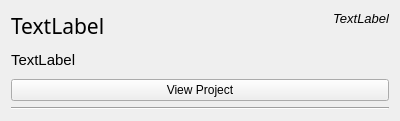
<?xml version="1.0" encoding="UTF-8"?>
<ui version="4.0">
 <class>ProjectCellWidget</class>
 <widget class="QWidget" name="ProjectCellWidget">
  <property name="geometry">
   <rect>
    <x>0</x>
    <y>0</y>
    <width>400</width>
    <height>121</height>
   </rect>
  </property>
  <property name="sizePolicy">
   <sizepolicy hsizetype="Preferred" vsizetype="Fixed">
    <horstretch>0</horstretch>
    <verstretch>0</verstretch>
   </sizepolicy>
  </property>
  <property name="windowTitle">
   <string>Form</string>
  </property>
  <layout class="QGridLayout" name="gridLayout">
   <item row="0" column="0">
    <layout class="QVBoxLayout" name="verticalLayout">
     <item>
      <layout class="QHBoxLayout" name="horizontalLayout">
       <item>
        <widget class="QLabel" name="lblTitle">
         <property name="font">
          <font>
           <family>Sans Serif</family>
           <pointsize>16</pointsize>
           <weight>50</weight>
           <bold>false</bold>
          </font>
         </property>
         <property name="text">
          <string>TextLabel</string>
         </property>
        </widget>
       </item>
       <item>
        <widget class="QLabel" name="lblNumRegistered">
         <property name="font">
          <font>
           <pointsize>10</pointsize>
           <italic>true</italic>
          </font>
         </property>
         <property name="text">
          <string>TextLabel</string>
         </property>
         <property name="alignment">
          <set>Qt::AlignRight|Qt::AlignTop|Qt::AlignTrailing</set>
         </property>
         <property name="margin">
          <number>5</number>
         </property>
        </widget>
       </item>
      </layout>
     </item>
     <item>
      <widget class="QLabel" name="lblDescription">
       <property name="font">
        <font>
         <pointsize>11</pointsize>
        </font>
       </property>
       <property name="lineWidth">
        <number>4</number>
       </property>
       <property name="text">
        <string>TextLabel</string>
       </property>
       <property name="wordWrap">
        <bool>true</bool>
       </property>
      </widget>
     </item>
     <item>
      <widget class="QPushButton" name="btnViewProject">
       <property name="text">
        <string>View Project</string>
       </property>
      </widget>
     </item>
     <item>
      <widget class="Line" name="line">
       <property name="orientation">
        <enum>Qt::Horizontal</enum>
       </property>
      </widget>
     </item>
    </layout>
   </item>
  </layout>
 </widget>
 <resources/>
 <connections/>
</ui>
